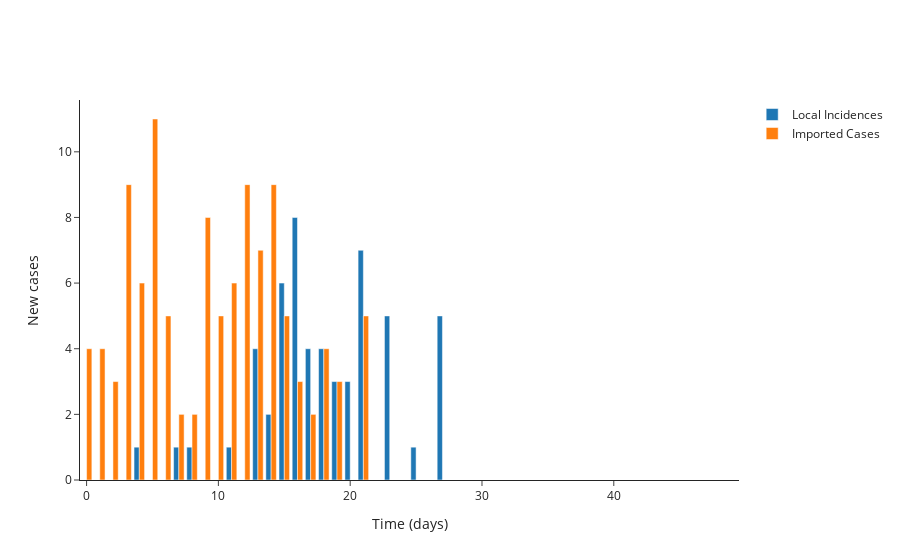

Notebook source saved alongside this figure:
### Code cell
# Plot (bar chart cases each day)
fig = go.Figure()

# Plot of incidences
fig.add_trace(
    go.Bar(
        x=times,
        y=locally_infected_cases,
        name='Local Incidences'
    )
)

fig.add_trace(
    go.Bar(
        x=times,
        y=imported_cases,
        name='Imported Cases'
    )
)

# Add axis labels
fig.update_layout(
    template='simple_white',
    xaxis_title='Time (days)',
    yaxis_title='New cases'
)


# fig.write_image('HN-cases.pdf')
fig.show()

### Figure 1 — Plotly figure (JSON) as saved in the notebook; plotly's stock layout.template omitted (floating-point values rounded to 4 significant figures)
{"data": [{"name": "Local Incidences", "type": "bar", "x": [0, 1, 2, 3, 4, 5, 6, 7, 8, 9, 10, 11, 12, 13, 14, 15, 16, 17, 18, 19, 20, 21, 22, 23, 24, 25, 26, 27, 28, 29, 30, 31, 32, 33, 34, 35, 36, 37, 38, 39, 40, 41, 42, 43, 44, 45, 46, 47, 48, 49, 50], "y": [0, 0, 0, 0, 1, 0, 0, 1, 1, 0, 0, 1, 0, 4, 2, 6, 8, 4, 4, 3, 3, 7, 0, 5, 0, 1, 0, 5, 0, 0, 0, 0, 0, 0, 0, 0, 0, 0, 0, 0, 0, 0, 0, 0, 0, 0, 0, 0, 0, 0]}, {"name": "Imported Cases", "type": "bar", "x": [0, 1, 2, 3, 4, 5, 6, 7, 8, 9, 10, 11, 12, 13, 14, 15, 16, 17, 18, 19, 20, 21, 22, 23, 24, 25, 26, 27, 28, 29, 30, 31, 32, 33, 34, 35, 36, 37, 38, 39, 40, 41, 42, 43, 44, 45, 46, 47, 48, 49, 50], "y": [4, 4, 3, 9, 6, 11, 5, 2, 2, 8, 5, 6, 9, 7, 9, 5, 3, 2, 4, 3, 0, 5, 0, 0, 0, 0, 0, 0, 0, 0, 0, 0, 0, 0, 0, 0, 0, 0, 0, 0, 0, 0, 0, 0, 0, 0, 0, 0, 0, 0]}], "layout": {"xaxis": {"title": {"text": "Time (days)"}}, "yaxis": {"title": {"text": "New cases"}}}}
